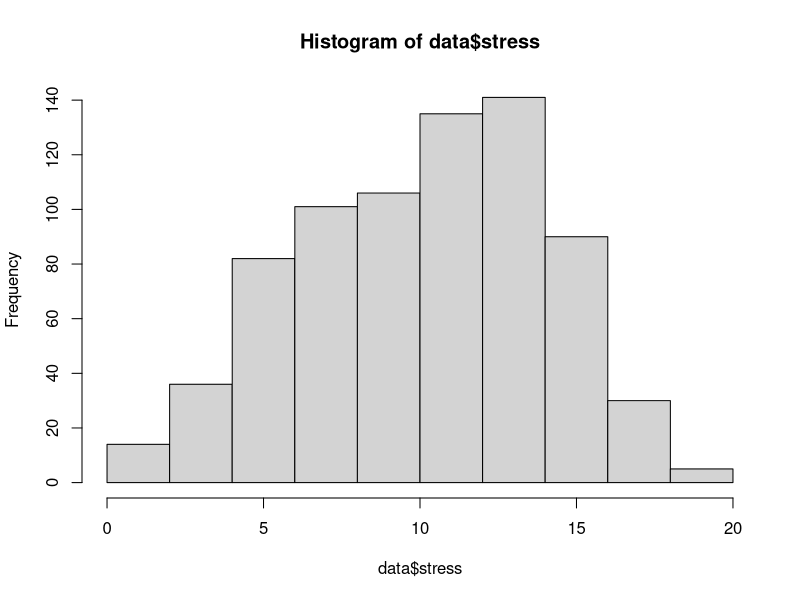
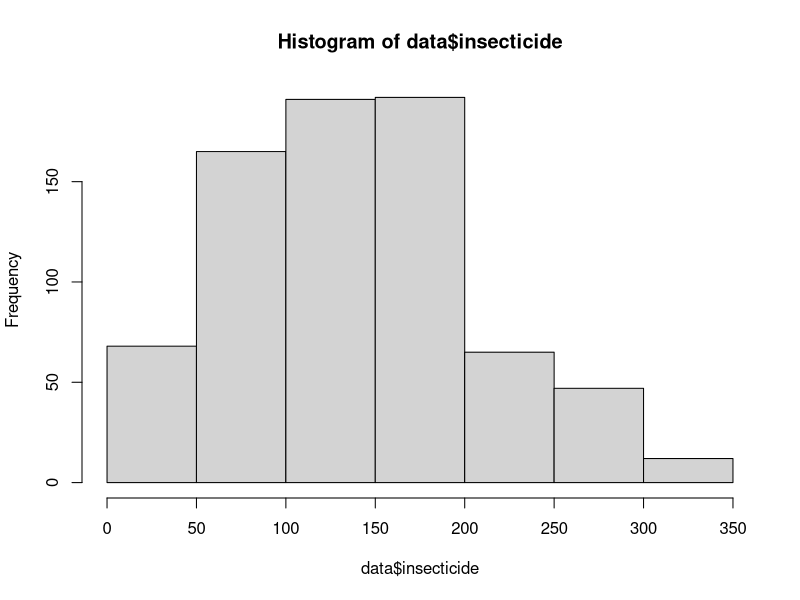

Reproduce these figures in R, in order. (Note: this script raises an error after producing the figures.)
# packages
library(pROC)

# import data
fdata = read.csv("malaria.csv")
head(fdata)

# remove Nid column
data = fdata[,-1]
head(data)

# check for null values
sum(is.na(data))

# change categorical variables using factor
data$source = factor(data$source)
data$behavior = factor(data$behavior)
data$nettype = factor(data$nettype)
data$district = factor(data$district)
data$work = factor(data$work)
data$health = factor(data$health)

# characteristics of subjects
table(data$source)
table(data$behavior)
table(data$nettype)
table(data$district)
table(data$work)
table(data$health)
summary(data$insecticide)
table(data$malaria)

# remove outlier
data = data[(data$insecticide < 424.01),]
data = data[(data$health != 37),]
data = data[(data$district != "9Moon"),]
data$district = droplevels(data$district, exclude = "9Moon")
data = data[(data$stress>0),]

# check for null values after removing outliers
sum(is.na(data))

# histograms
#par(mfrow = c(1, 3))
hist(data$stress)
hist(data$insecticide, breaks = seq(0,350, by=50))
hist(data$health)
par(mfrow = c(1, 1))

# plot of contingency table
mosaicplot(table(data$source, data$malaria),
           color = c("Red", "Blue"),
           xlab="Source",
           ylab="Malaria")

mosaicplot(table(data$behavior, data$malaria),
           color = c("Red", "Blue"),
           xlab="Behavior",
           ylab="Malaria")

mosaicplot(table(data$nettype, data$malaria),
           color = c("Red", "Blue"),
           xlab="Net Type",
           ylab="Malaria")

mosaicplot(table(data$district, data$malaria),
           color = c("Red", "Blue"),
           xlab="District",
           ylab="Malaria")

mosaicplot(table(data$work, data$malaria),
           color = c("Red", "Blue"),
           xlab="Work",
           ylab="Malaria")

mosaicplot(table(data$health, data$malaria),
           color = c("Red", "Blue"),
           xlab="Health",
           ylab="Malaria")

#chisq testing for categorical variables
chisq.test(table(data$malaria, data$source))
chisq.test(table(data$malaria, data$behavior))
chisq.test(table(data$malaria, data$nettype))
chisq.test(table(data$malaria, data$district))
chisq.test(table(data$malaria, data$work))
#Warning message:
#  In chisq.test(table(data$malaria, as.factor(data$health))) :
#  Chi-squared approximation may be incorrect
chisq.test(table(data$malaria, data$health), simulate.p.value = TRUE)

# LR test for continuous variable
glm.stress = glm(malaria ~ stress, data=data, family="binomial")
glm.insecticide = glm(malaria ~ insecticide, data=data, family="binomial")
#glm.health = glm(malaria ~ health, data=data, family="binomial")

pchisq(anova(glm.stress)[2,2], anova(glm.stress)[2,1], lower.tail = FALSE)
pchisq(anova(glm.insecticide)[2,2], anova(glm.insecticide)[2,1], lower.tail = FALSE)
#pchisq(anova(glm.health)[2,2], anova(glm.health)[2,1], lower.tail = FALSE)


# slicing-dicing”plot of empirical log-odds
# Stress
table(data$stress)
stress.frac = factor(cut(data$stress,breaks=seq(0,20, by=2)))
table(stress.frac)
stressdata <- data.frame(data, stress.frac)
e.probs= tapply(data$malaria, stress.frac, mean)
round(e.probs,2)
e.logits <- log(e.probs/(1-e.probs))
par(mfrow = c(1, 2))
plot(seq(1,19, by=2), e.probs, xlab = "Stress", col = "blue", pch = 16, main= "Empirical probability for stress")
plot(seq(1,19, by=2), e.logits, xlab="Stress", col = "red", pch = 16,main= "Logit for stress")

# insecticide
insecticide.frac = factor(cut(data$insecticide,breaks=seq(0,350, by=50)))
table(insecticide.frac)
insecticidedata <- data.frame(data, insecticide.frac)
e.probsins= tapply(data$malaria, insecticide.frac, mean)
e.probsins
round(e.probsins,2)
e.logitsins <- log(e.probsins/(1-e.probsins))
plot(seq(25, 325, by=50), e.probsins, xlab = "Insecticide", col = "blue", pch = 16,main= "Empirical probability for insecticide")
plot(seq(25, 325, by=50), e.logitsins, xlab="Insecticide", col = "red", pch = 16,main= "Logit for insecticide")

#######################
#### MODEL FITTING ####
#######################

# fit model with all parameters
glm.all = glm(malaria ~., data = data, family="binomial")
summary(glm.all)
pchisq(956.98-807.19, 13, lower.tail=FALSE)

# remove variables that are not statistically significant in output
# summary above
glm.reduce = glm(malaria ~. - source - health - work, data=data, family="binomial")
summary(glm.reduce)

# LR test for variables that were not statistically significant. p-value shows
# that source, health, work is not statistically significant
anova(glm.reduce, glm.all)
pchisq(3.754, 4, lower.tail=FALSE) # 0.4403207


# create intercept model for selection algorithm
glm.intercept = glm(malaria ~ 1, data=data, family="binomial")

# forward selection algorithm
glm.forward = step(glm.intercept, direction='forward', scope=formula(glm.all))
formula(glm.forward) # malaria ~ stress + district + nettype + insecticide

# backward selection algorithm
glm.backward = step(glm.all, direction='backward')
formula(glm.backward) # malaria ~ stress + insecticide + nettype + district

# both direction
glm.both = step(glm.intercept, direction='both', scope=formula(glm.all))
formula(glm.both) # malaria ~ stress + district + nettype + insecticide

# check to see if variables omitted from glm.both are not statistically
# significant. p-value shows that variables can be omitted
anova(glm.both, glm.all)
pchisq(1.8935, 4, lower.tail = FALSE) # 0.755339

# check for interaction
glm.interaction = glm(malaria ~ stress + district + nettype + insecticide + stress*district + stress*nettype + stress*insecticide + district*nettype + district*insecticide + nettype*insecticide, data = data, family = "binomial")
summary(glm.interaction)

# forward
glm.interact.forward = step(glm.both, direction='forward', scope=formula(glm.interaction))
formula(glm.interact.forward) # malaria ~ stress + district + nettype + insecticide + nettype:insecticide

# backward
glm.interact.backward = step(glm.interaction, direction='backward')
formula(glm.interact.backward) # malaria ~ stress + district + nettype + insecticide + nettype:insecticide

# both direction
glm.interact.both = step(glm.both, direction='both', scope=formula(glm.interaction))
formula(glm.interact.both) # malaria ~ stress + district + nettype + insecticide + nettype:insecticide

# LR to see if removed interaction terms are statistically significant
anova(glm.interact.both, glm.interaction)
pchisq(6.9708, 8, lower.tail = FALSE) # 0.5397864

# LR to see if interaction term nettype:insecticide cab be omitted
# seems that interaction term is not relevant
anova(glm.both, glm.interact.both)
pchisq(3.057, 1, lower.tail = FALSE) # 0.08038997

# odds ratio
exp(glm.both$coefficients)

# confidence interval for odds ratio
exp(confint(glm.both))

# p-value
summary(glm.both)$coefficients[,4]

# goodness of fit
anova(glm.intercept, glm.both)
pchisq(139.27, 5, lower.tail = FALSE) # 2.557584e-28

# classification table / confusion matrix
glm.predict = glm.both$fitted.values
predicted = ifelse(glm.predict >= 0.3486486, 1, 0) # 0.3486486
actual = data$malaria
table(actual, predicted)

# roc curve
plot.roc(actual, glm.predict, print.auc=TRUE,
         main = "ROC Curve for Fitted Model")
auc(actual, glm.predict) # 0.7518


